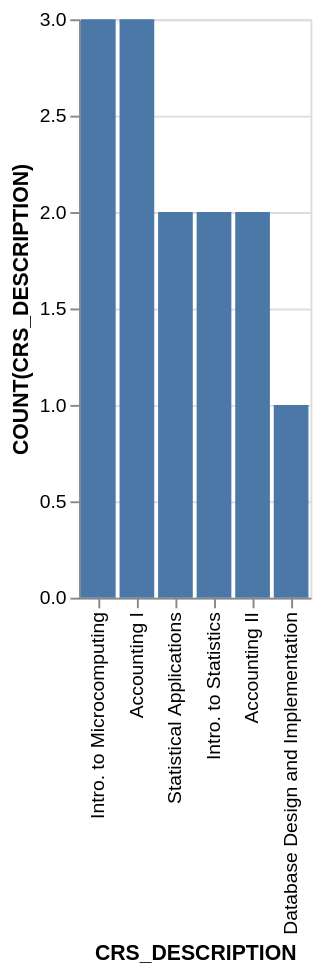

The Vega-Lite source for this figure:
### Vega-Lite specification from a JSON file in a GitHub repository (floating-point values rounded to 4 significant figures)
{"data": {"values": [{"x_data": "Intro. to Microcomputing", "y_data": 3}, {"x_data": "Accounting I", "y_data": 3}, {"x_data": "Statistical Applications", "y_data": 2}, {"x_data": "Intro. to Statistics", "y_data": 2}, {"x_data": "Accounting II", "y_data": 2}, {"x_data": "Database Design and Implementation", "y_data": 1}]}, "mark": "bar", "encoding": {"x": {"field": "x_data", "type": "nominal", "title": "CRS_DESCRIPTION", "sort": {"op": "sum", "field": "y_data", "order": "descending"}}, "y": {"field": "y_data", "type": "quantitative", "title": "COUNT(CRS_DESCRIPTION)"}}}
